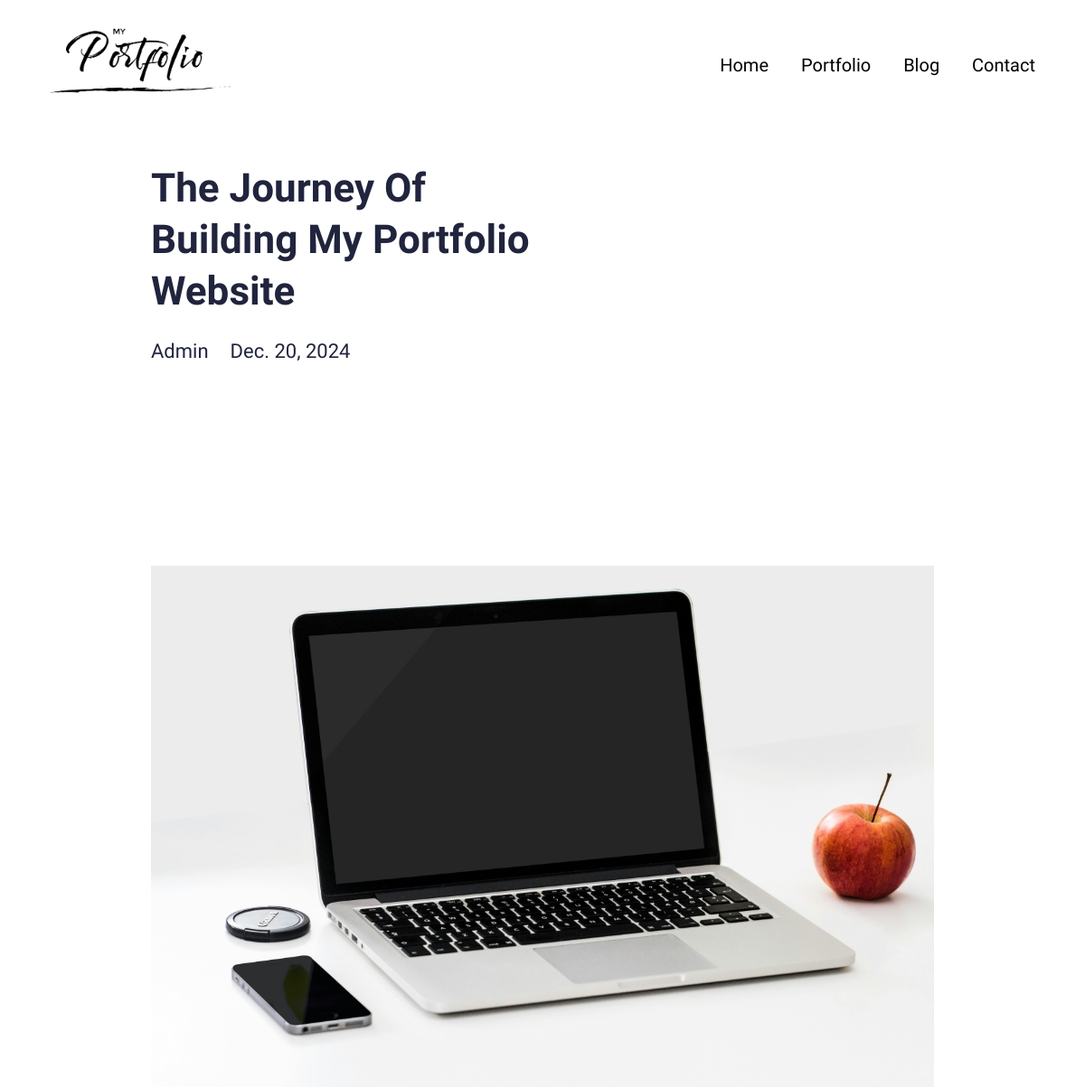
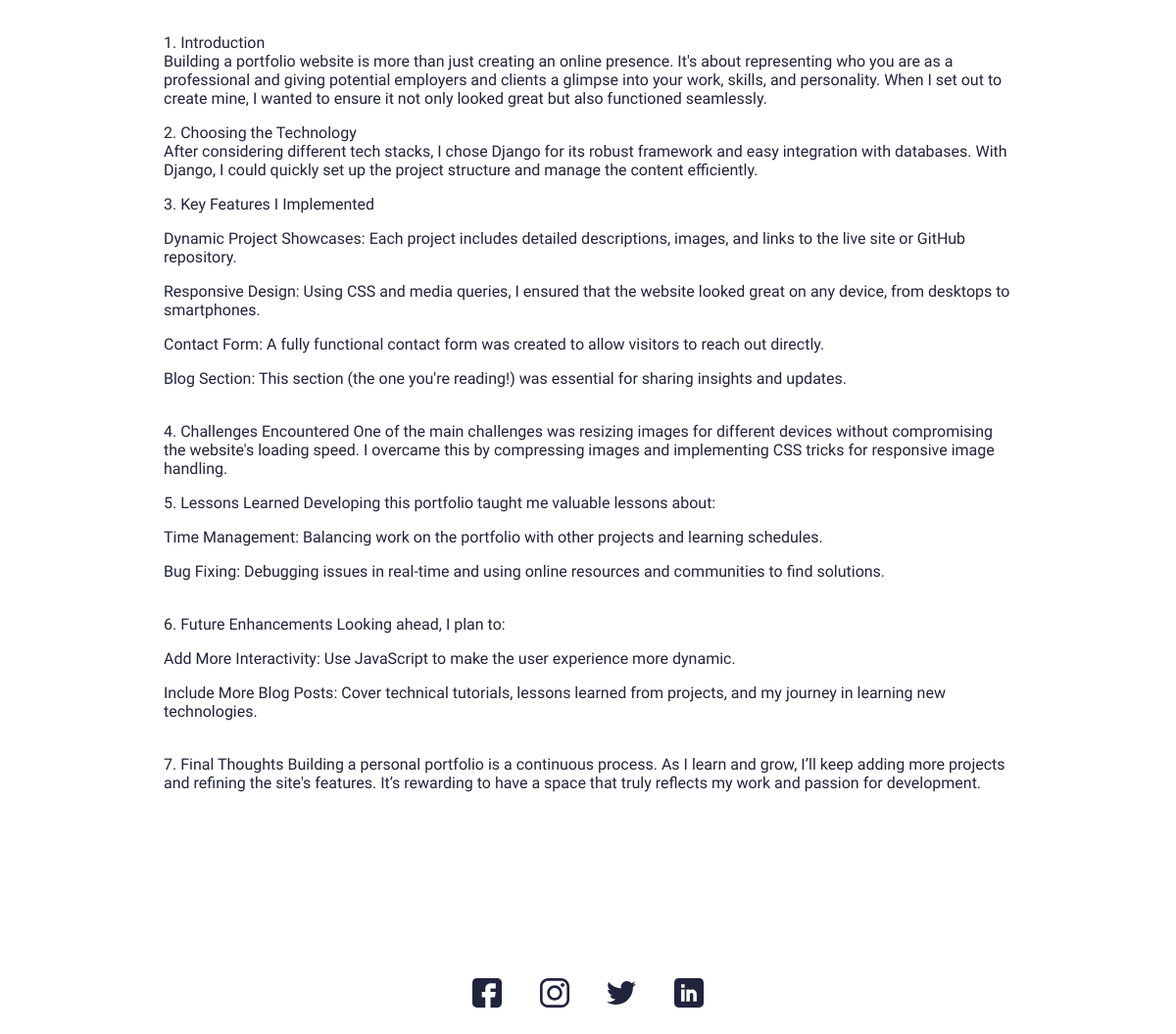
Screenshot of /blog/harry-potter with the database file from the repository (2 pictures, top to bottom).
### main/models.py (models this page shows, shortened)
class Blog(models.Model):
    class Meta:
        verbose_name_plural = 'Blog Profiles'
        verbose_name = 'Blog'
        ordering = ["timestamp"]
    timestamp = models.DateTimeField(auto_now_add=True)
    author = models.CharField(max_length=200, blank=True, null=True)
    name = models.CharField(max_length=200, blank=True, null=True)
    description = models.CharField(max_length=500, blank=True, null=True)
    body = RichTextField(blank=True, null=True)
    slug = models.SlugField(null=True, blank=True)
    image = models.ImageField(blank=True, null=True, upload_to="blog")
    is_active = models.BooleanField(default=True)

### main/views.py (the view)
# urls.py: path('blog/<slug:slug>',views.BlogDetailView.as_view(),name='blog')
class BlogDetailView(generic.DetailView):
	model = Blog
	template_name = "main/blog-detail.html"

### resume_demo/context_processors.py (called while the page is built)
def project_context(request):
	context = {
		'me': User.objects.first(),
	}
	return context

### main/templates/main/blog-detail.html (shortened to what this page needs)
{% extends 'main/base.html' %}
{% load static %}
{% block content %}
<section>
  <div class="innerPageBannerCol">
    <div class="container">
      <div class="row g-4 g-md-3  align-items-center">
        <div class="col-md-6">
          <div class="bannerContent">
            <h1 class="xlTitle pb-md-3">{{object.name|title}}</h1>
          </div>
        </div>
      </div>
      <div class="row">
        <div class="col-md-auto">
          <div class="authorCol">
            <h4 class="smTitle pb-3">{{object.author|title}}</h4>
          </div>
        </div>
        <div class="col-md">
          <h4 class="smTitle pb-3">{{object.timestamp.date}}</h4>
        </div>
      </div>
    </div>
  </div>
</section>
<section>
  <div class="sectionSpaceSm">
    <div class="container">
      {{object.body|safe}}
    </div>
  </div>
</section>
{% endblock %}

### main/templates/main/base.html (shortened to what this page needs)
{% load static %}
<!doctype html>
<html lang="en">
      <head>
            <link href="{% static 'css/bootstrap.min.css' %}" rel="stylesheet">
            <link rel="stylesheet" href="https://unpkg.com/swiper@7.0.5/swiper-bundle.min.css">
            <link href="{% static 'css/style.css' %}" rel="stylesheet">
      </head>
  <body>
    {% include 'main/partials/nav.html' %}
    {% block content %}
    {% endblock %}
    {% include 'main/partials/footer.html' %}
  </body>
</html>

### main/templates/main/partials/nav.html (shortened to what this page needs)
{% load static %}
<header>
    <div class="headerCol">
    <div class="container-fluid">
        <div class="row align-items-center">
        <div class="col-auto">
            <div class="logoCol"><a href="{% url 'main:home' %}"><img src="{% static 'images/logo.png' %}" alt="Logo" class="logo" width="200px"></a></div>
        </div>
        <div class="col">
            <div class="navCollapseCol">
            <div class="navCol">
                <ul>
                <li><a href="{%url 'main:home'%}">Home</a></li>
                <li><a href="{%url 'main:portfolios' %}">Portfolio</a></li>
                <li><a href="{% url 'main:blogs' %}">Blog</a></li>
                <li><a href="{%url 'main:contact'%}">Contact</a></li>
                </ul>
            </div>
            </div>
        </div>
        </div>
    </div>
    </div>
</header>

### main/templates/main/partials/footer.html
{%load static%}
<footer>
    <div class="footerCol">
        <div class="container">
            <ul class="socialCol">
                <li><a href="javascript:void(0)"><img src="{% static 'images/fb.svg' %}"alt='images'></a></li>
                <li><a href="javascript:void(0)"><img src="{% static 'images/insta.svg' %}" alt='images'></a></li>
                <li><a href="javascript:void(0)"><img src="{% static 'images/twitter.svg'%}" alt='images'></a></li>
                <li><a href="javascript:void(0)"><img src="{% static 'images/linkedin.svg' %}" alt='images'></a></li>
                </ul>
            </div>
    </div>
    </footer>

### static/css/style.css (style rules this page uses)
:root { --primaryColor: #9C07B6; --primaryDarkColor: #3D0048; --primaryHoverColor: #900AA8; --secondaryColor: #F9B000; --baseColor: #21243D; --baseFont: 'Heebo', sans-serif; --titleFont: 'Courier Prime', monospace; --regular: 400; --medium: 500; --bold: 700; --black: 900; --lightBg: #F1F1F1; }
html { scroll-behavior: smooth; }
body { font-family: var(--baseFont); color: var(--baseColor); line-height: normal; }
ul { margin: 0; padding: 0; list-style-type: none; }
img { max-width: 100%; }
a { color: inherit; }
a, .btn { -webkit-transition: all 300ms ease-in-out 0s; -o-transition: all 300ms ease-in-out 0s; transition: all 300ms ease-in-out 0s; text-decoration: none; }
.xlTitle { font-size: 44px; line-height: 1.3; font-weight: var(--bold); font-family: var(--titleFont) }
.smTitle { font-size: 22px; line-height: normal; font-weight: var(--regular); font-family: var(--titleFont) }
.headerCol { background-color: var(--bs-white); padding: 18px 0; -webkit-transition: all 300ms ease-in-out 0s; -o-transition: all 300ms ease-in-out 0s; transition: all 300ms ease-in-out 0s; position: fixed; z-index: 99; left: 0; right: 0; top: 0; }
.navCol { text-align: right; }
.navCol a { font-size: 20px; color: #000; font-weight: var(--medium); display: inline-block; position: relative; }
.navCol a::before { content: ""; position: absolute; left: 50%; right: 50%; bottom: 0; height: 2px; border-radius: 2px; background-color: var(--primaryColor); -webkit-transition: all 500ms ease-in-out 0s; -o-transition: all 500ms ease-in-out 0s; transition: all 500ms ease-in-out 0s; opacity: 0; }
.navCol li { display: inline-block; }
.navCol li + li { padding-left: 32px; }
.sectionSpaceSm { padding: 35px 0; }
.footerCol { padding: 50px 0; text-align: center; }
.socialCol li { display: inline-block; }
.socialCol li + li { padding-left: 35px; }
.socialCol img { max-width: 30px; max-height: 30px; -o-object-fit: contain; object-fit: contain; }
.innerPageBannerCol { padding: 180px 0 150px; }
@media (min-width:992px) { .container, .container-lg, .container-md, .container-sm, .container-xl, .container-xxl { max-width: 890px; } }
@media (min-width:992px) { .headerCol .container-fluid { padding-left: 30px; padding-right: 30px; } }
@media (min-width:1200px) { .headerCol .container-fluid { padding-left: 55px; padding-right: 55px; } }

### rows the page displays
Blog: name "The Journey Of Building My Portfolio Website", author "Admin", timestamp "Dec. 20, 2024", body (picture), body "1. Introduction Building a portfolio website is more than just creating an online presence. It's about representing who you are as a professional and giving potential employers and clients a glimpse into your work, skills, and personality. When I set out to create mine, I wanted to ensure it not only looked great but also functioned seamlessly. 2. Choosing the Technology After considering different tech stacks, I chose Django for its robust framework and easy integration with databases. With Django, I could quickly set up the project structure and manage the content efficiently. 3. Key Features I Implemented Dynamic Project Showcases: Each project includes detailed descriptions, images, and…"
